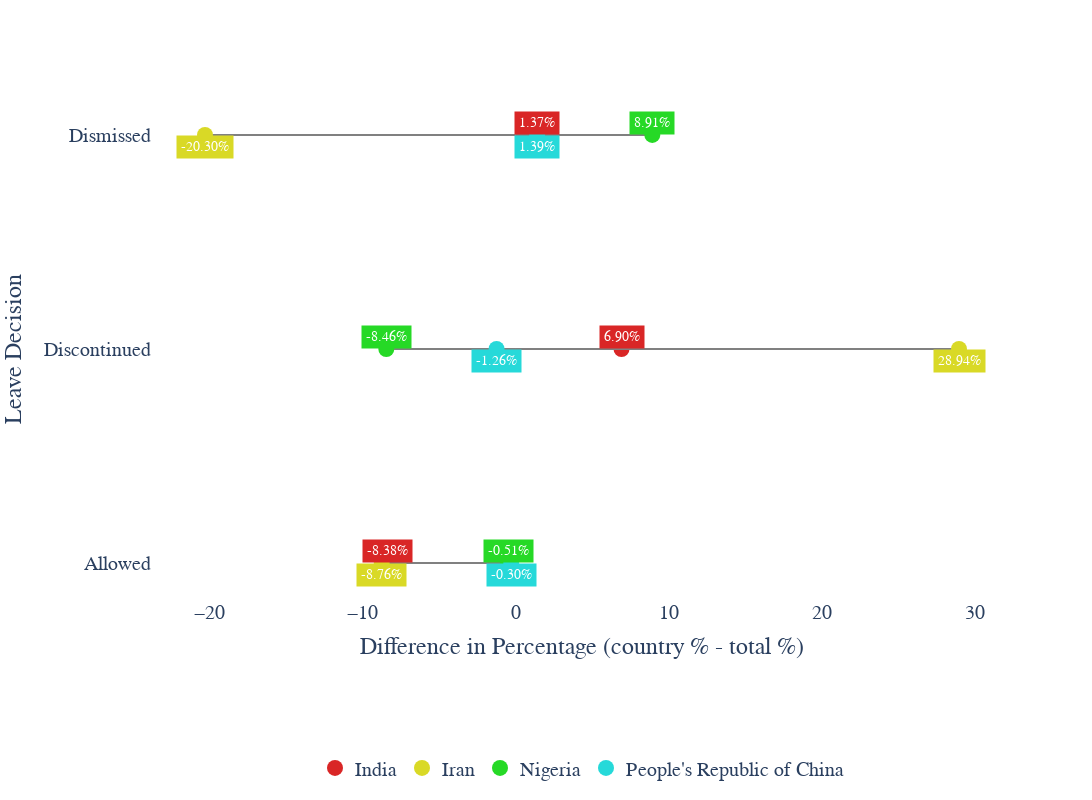

The notebook cell this image was saved under:
### Code cell
total_df = decision_desc[['LIT Leave Decision Desc', 'Percentage']].rename(columns={'Percentage': 'Total_Percentage'})

# country_df: country percentages per decision type
country_df = dumble_data[['Country of Citizenship', 'LIT Leave Decision Desc', 'Percentage']]

# Merge and compute difference
merged = pd.merge(country_df, total_df, on='LIT Leave Decision Desc')
merged['Difference'] = merged['Percentage'] - merged['Total_Percentage']

fig = go.Figure()

# Show legend only for countries that appear in 'Dismissed'
dismissed_countries = set(merged[merged['LIT Leave Decision Desc'] == 'Dismissed']['Country of Citizenship'])

# Color map (optional)
unique_countries = merged['Country of Citizenship'].unique()
color_map = {country: f"hsl({i * 60 % 360}, 70%, 50%)" for i, country in enumerate(unique_countries)}

for decision in merged['LIT Leave Decision Desc'].unique():
    subset = merged[merged['LIT Leave Decision Desc'] == decision]

    for i, (_, row) in enumerate(subset.iterrows()):
        fig.add_trace(go.Scatter(
            x=[0, row['Difference']],
            y=[decision, decision],
            mode='lines',
            line=dict(color='gray', width=2),
            showlegend=False
        ))

        text_pos = 'top center' if i % 2 == 0 else 'bottom center'
        show_legend_label = (row['Country of Citizenship'] in dismissed_countries) and (decision == 'Dismissed')

        fig.add_trace(go.Scatter(
            x=[row['Difference']],
            y=[decision],
            mode='markers',
            marker=dict(size=16, color=color_map[row['Country of Citizenship']], symbol='circle'),
            showlegend=show_legend_label,
            name=row['Country of Citizenship'],
            hovertemplate=(
                f"{row['Country of Citizenship']}<br>"
                f"Decision: {decision}<br>"
                f"Difference: {row['Difference']:.2f}%<extra></extra>"
            )
        ))

        fig.add_annotation(
            x=row['Difference'],
            y=decision,
            text=f"{row['Difference']:.2f}%",
            showarrow=False,
            font=dict(size=14, color='white'),
            align='center',
            bgcolor=color_map[row['Country of Citizenship']],
            borderpad=4,
            yshift=12 if i % 2 == 0 else -12
        )


fig.update_layout(
    xaxis=dict(title="Difference in Percentage (country % - total %)"),
    yaxis=dict(title="Leave Decision", autorange='reversed', gridcolor='white'),
    height=800,
    width=1500,
    plot_bgcolor='white',
    font=dict(family='Arial, sans-serif', size=20),
    hovermode="closest",
    legend=dict(
        orientation="h",
        y=-0.3,
        x=0.5,
        xanchor="center",
        bordercolor="white",
        borderwidth=1,
        itemclick="toggle",
        itemdoubleclick="toggleothers"
    )
)

fig.show()

### Figure 1 — Plotly figure (JSON) as saved in the notebook; plotly's stock layout.template omitted (floating-point values rounded to 4 significant figures)
{"data": [{"line": {"color": "gray", "width": 2}, "mode": "lines", "showlegend": false, "type": "scatter", "x": [0, 1.37], "y": ["Dismissed", "Dismissed"]}, {"hovertemplate": "India<br>Decision: Dismissed<br>Difference: 1.37%<extra></extra>", "marker": {"color": "hsl(0, 70%, 50%)", "size": 16, "symbol": "circle"}, "mode": "markers", "name": "India", "showlegend": true, "type": "scatter", "x": [1.37], "y": ["Dismissed"]}, {"line": {"color": "gray", "width": 2}, "mode": "lines", "showlegend": false, "type": "scatter", "x": [0, -20.3], "y": ["Dismissed", "Dismissed"]}, {"hovertemplate": "Iran<br>Decision: Dismissed<br>Difference: -20.30%<extra></extra>", "marker": {"color": "hsl(60, 70%, 50%)", "size": 16, "symbol": "circle"}, "mode": "markers", "name": "Iran", "showlegend": true, "type": "scatter", "x": [-20.3], "y": ["Dismissed"]}, {"line": {"color": "gray", "width": 2}, "mode": "lines", "showlegend": false, "type": "scatter", "x": [0, 8.91], "y": ["Dismissed", "Dismissed"]}, {"hovertemplate": "Nigeria<br>Decision: Dismissed<br>Difference: 8.91%<extra></extra>", "marker": {"color": "hsl(120, 70%, 50%)", "size": 16, "symbol": "circle"}, "mode": "markers", "name": "Nigeria", "showlegend": true, "type": "scatter", "x": [8.91], "y": ["Dismissed"]}, {"line": {"color": "gray", "width": 2}, "mode": "lines", "showlegend": false, "type": "scatter", "x": [0, 1.39], "y": ["Dismissed", "Dismissed"]}, {"hovertemplate": "People's Republic of China<br>Decision: Dismissed<br>Difference: 1.39%<extra></extra>", "marker": {"color": "hsl(180, 70%, 50%)", "size": 16, "symbol": "circle"}, "mode": "markers", "name": "People's Republic of China", "showlegend": true, "type": "scatter", "x": [1.39], "y": ["Dismissed"]}, {"line": {"color": "gray", "width": 2}, "mode": "lines", "showlegend": false, "type": "scatter", "x": [0, 6.9], "y": ["Discontinued", "Discontinued"]}, {"hovertemplate": "India<br>Decision: Discontinued<br>Difference: 6.90%<extra></extra>", "marker": {"color": "hsl(0, 70%, 50%)", "size": 16, "symbol": "circle"}, "mode": "markers", "name": "India", "showlegend": false, "type": "scatter", "x": [6.9], "y": ["Discontinued"]}, {"line": {"color": "gray", "width": 2}, "mode": "lines", "showlegend": false, "type": "scatter", "x": [0, 28.94], "y": ["Discontinued", "Discontinued"]}, {"hovertemplate": "Iran<br>Decision: Discontinued<br>Difference: 28.94%<extra></extra>", "marker": {"color": "hsl(60, 70%, 50%)", "size": 16, "symbol": "circle"}, "mode": "markers", "name": "Iran", "showlegend": false, "type": "scatter", "x": [28.94], "y": ["Discontinued"]}, {"line": {"color": "gray", "width": 2}, "mode": "lines", "showlegend": false, "type": "scatter", "x": [0, -8.46], "y": ["Discontinued", "Discontinued"]}, {"hovertemplate": "Nigeria<br>Decision: Discontinued<br>Difference: -8.46%<extra></extra>", "marker": {"color": "hsl(120, 70%, 50%)", "size": 16, "symbol": "circle"}, "mode": "markers", "name": "Nigeria", "showlegend": false, "type": "scatter", "x": [-8.46], "y": ["Discontinued"]}, {"line": {"color": "gray", "width": 2}, "mode": "lines", "showlegend": false, "type": "scatter", "x": [0, -1.26], "y": ["Discontinued", "Discontinued"]}, {"hovertemplate": "People's Republic of China<br>Decision: Discontinued<br>Difference: -1.26%<extra></extra>", "marker": {"color": "hsl(180, 70%, 50%)", "size": 16, "symbol": "circle"}, "mode": "markers", "name": "People's Republic of China", "showlegend": false, "type": "scatter", "x": [-1.26], "y": ["Discontinued"]}, {"line": {"color": "gray", "width": 2}, "mode": "lines", "showlegend": false, "type": "scatter", "x": [0, -8.38], "y": ["Allowed", "Allowed"]}, {"hovertemplate": "India<br>Decision: Allowed<br>Difference: -8.38%<extra></extra>", "marker": {"color": "hsl(0, 70%, 50%)", "size": 16, "symbol": "circle"}, "mode": "markers", "name": "India", "showlegend": false, "type": "scatter", "x": [-8.38], "y": ["Allowed"]}, {"line": {"color": "gray", "width": 2}, "mode": "lines", "showlegend": false, "type": "scatter", "x": [0, -8.76], "y": ["Allowed", "Allowed"]}, {"hovertemplate": "Iran<br>Decision: Allowed<br>Difference: -8.76%<extra></extra>", "marker": {"color": "hsl(60, 70%, 50%)", "size": 16, "symbol": "circle"}, "mode": "markers", "name": "Iran", "showlegend": false, "type": "scatter", "x": [-8.76], "y": ["Allowed"]}, {"line": {"color": "gray", "width": 2}, "mode": "lines", "showlegend": false, "type": "scatter", "x": [0, -0.51], "y": ["Allowed", "Allowed"]}, {"hovertemplate": "Nigeria<br>Decision: Allowed<br>Difference: -0.51%<extra></extra>", "marker": {"color": "hsl(120, 70%, 50%)", "size": 16, "symbol": "circle"}, "mode": "markers", "name": "Nigeria", "showlegend": false, "type": "scatter", "x": [-0.51], "y": ["Allowed"]}, {"line": {"color": "gray", "width": 2}, "mode": "lines", "showlegend": false, "type": "scatter", "x": [0, -0.3], "y": ["Allowed", "Allowed"]}, {"hovertemplate": "People's Republic of China<br>Decision: Allowed<br>Difference: -0.30%<extra></extra>", "marker": {"color": "hsl(180, 70%, 50%)", "size": 16, "symbol": "circle"}, "mode": "markers", "name": "People's Republic of China", "showlegend": false, "type": "scatter", "x": [-0.3], "y": ["Allowed"]}], "layout": {"annotations": [{"align": "center", "bgcolor": "hsl(0, 70%, 50%)", "borderpad": 4, "font": {"color": "white", "size": 14}, "showarrow": false, "text": "1.37%", "x": 1.37, "y": "Dismissed", "yshift": 12}, {"align": "center", "bgcolor": "hsl(60, 70%, 50%)", "borderpad": 4, "font": {"color": "white", "size": 14}, "showarrow": false, "text": "-20.30%", "x": -20.3, "y": "Dismissed", "yshift": -12}, {"align": "center", "bgcolor": "hsl(120, 70%, 50%)", "borderpad": 4, "font": {"color": "white", "size": 14}, "showarrow": false, "text": "8.91%", "x": 8.91, "y": "Dismissed", "yshift": 12}, {"align": "center", "bgcolor": "hsl(180, 70%, 50%)", "borderpad": 4, "font": {"color": "white", "size": 14}, "showarrow": false, "text": "1.39%", "x": 1.39, "y": "Dismissed", "yshift": -12}, {"align": "center", "bgcolor": "hsl(0, 70%, 50%)", "borderpad": 4, "font": {"color": "white", "size": 14}, "showarrow": false, "text": "6.90%", "x": 6.9, "y": "Discontinued", "yshift": 12}, {"align": "center", "bgcolor": "hsl(60, 70%, 50%)", "borderpad": 4, "font": {"color": "white", "size": 14}, "showarrow": false, "text": "28.94%", "x": 28.94, "y": "Discontinued", "yshift": -12}, {"align": "center", "bgcolor": "hsl(120, 70%, 50%)", "borderpad": 4, "font": {"color": "white", "size": 14}, "showarrow": false, "text": "-8.46%", "x": -8.46, "y": "Discontinued", "yshift": 12}, {"align": "center", "bgcolor": "hsl(180, 70%, 50%)", "borderpad": 4, "font": {"color": "white", "size": 14}, "showarrow": false, "text": "-1.26%", "x": -1.26, "y": "Discontinued", "yshift": -12}, {"align": "center", "bgcolor": "hsl(0, 70%, 50%)", "borderpad": 4, "font": {"color": "white", "size": 14}, "showarrow": false, "text": "-8.38%", "x": -8.38, "y": "Allowed", "yshift": 12}, {"align": "center", "bgcolor": "hsl(60, 70%, 50%)", "borderpad": 4, "font": {"color": "white", "size": 14}, "showarrow": false, "text": "-8.76%", "x": -8.76, "y": "Allowed", "yshift": -12}, {"align": "center", "bgcolor": "hsl(120, 70%, 50%)", "borderpad": 4, "font": {"color": "white", "size": 14}, "showarrow": false, "text": "-0.51%", "x": -0.51, "y": "Allowed", "yshift": 12}, {"align": "center", "bgcolor": "hsl(180, 70%, 50%)", "borderpad": 4, "font": {"color": "white", "size": 14}, "showarrow": false, "text": "-0.30%", "x": -0.3, "y": "Allowed", "yshift": -12}], "font": {"family": "Arial, sans-serif", "size": 20}, "height": 800, "hovermode": "closest", "legend": {"bordercolor": "white", "borderwidth": 1, "itemclick": "toggle", "itemdoubleclick": "toggleothers", "orientation": "h", "x": 0.5, "xanchor": "center", "y": -0.3}, "plot_bgcolor": "white", "width": 1500, "xaxis": {"title": {"text": "Difference in Percentage (country % - total %)"}}, "yaxis": {"autorange": "reversed", "gridcolor": "white", "title": {"text": "Leave Decision"}}}}
